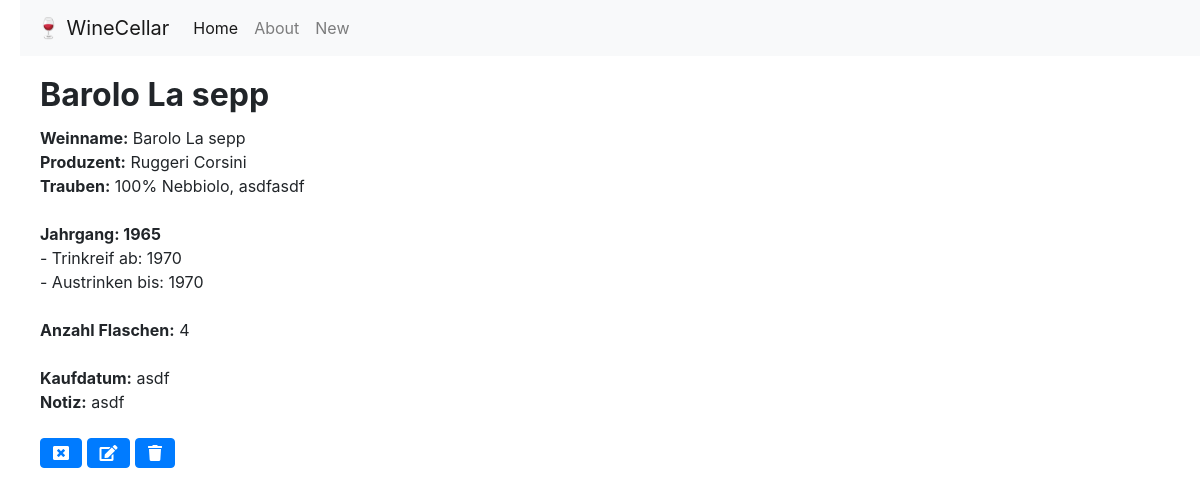
/wine/2, run on an earlier commit of the app's database.
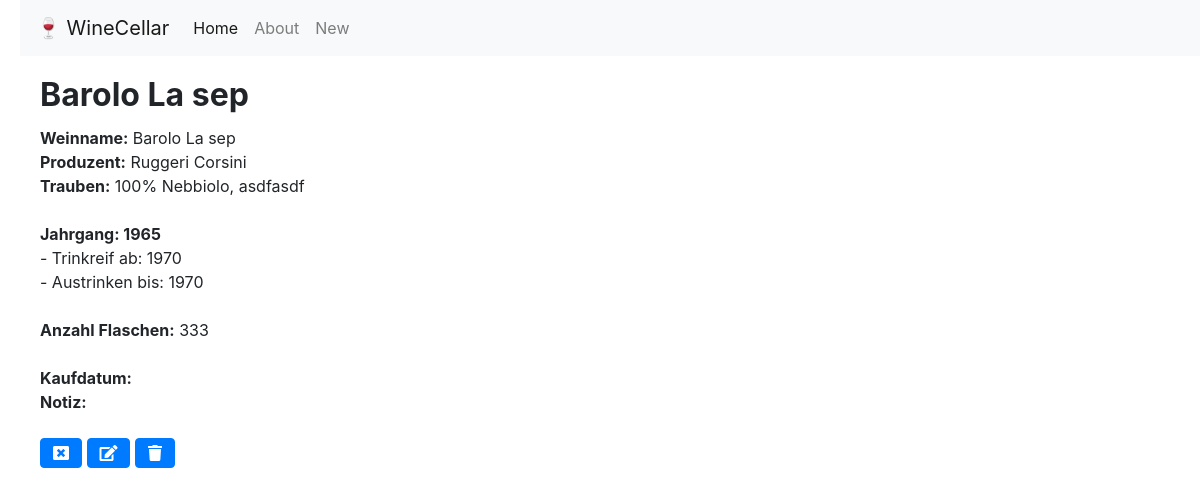
And on a later commit of the database.
### wine/models.py (models this page shows)
class Wine(models.Model):
    winename = models.CharField(max_length=200, blank=True,)
    producer = models.CharField(max_length=200, blank=True,)
    grapes = models.CharField(max_length=200, blank=True,)
    year = models.CharField(max_length=200, blank=True,)
    country = models.CharField(max_length=200, blank=True,)
    region = models.CharField(max_length=200, blank=True,)
    purchase = models.CharField(max_length=200, blank=True,)
    notes = models.CharField(max_length=400, blank=True,)
    drinkfrom = models.CharField(max_length=200, blank=True,)
    drinkto = models.CharField(max_length=200, blank=True,)
    nmbrbottles = models.IntegerField(default=0)
    entrydate = models.DateTimeField('date published', null=True,)
    editdate = models.DateTimeField(null=True,)

### wine/views.py (the view)
# urls.py: path('wine/<int:pk>', views.DetailView.as_view(), name='wine_detail'),
class DetailView(generic.DetailView):
    model = Wine
    template_name = 'wine/wine_detail.html'

### wine/templates/wine/wine_detail.html (shortened to what this page needs)
{% extends "./base.html" %}
{% block content %}
  <div class="card-body">
      <h2 class="card-title"><b>{{ wine.winename }}</b></h2>
    <div class="card-text">
        <b>Weinname:</b>      {{ wine.winename }}<br>
        <b>Produzent:</b> {{ wine.producer }}<br>
        <b>Trauben:</b> {{ wine.grapes }}<br><br>
        <b>Jahrgang: {{ wine.year }}</b><br>
           - Trinkreif ab: {{ wine.drinkfrom }}<br>
           - Austrinken bis: {{ wine.drinkto }}<br>
        <br>
        <b>Anzahl Flaschen:</b> {{ wine.nmbrbottles }}<br>
      <br>
        <b>Kaufdatum:</b> {{ wine.purchase }}<br>
        <b>Notiz:</b> {{ wine.notes }}
      <br><br>
        <a href="/wine" class="btn btn-primary"><i class="fas fa-window-close"></i></a>
        <a href="{% url 'wine:wine_edit' wine.id %}" class="btn btn-primary"><i class="fas fa-edit"></i></a>
        <a href="{% url 'wine:wine_delete' wine.id %}" class="btn btn-primary"><i class="fas fa-trash"></i></a>
  </div>
  </div>
{% endblock %}

What changed in the data, as far as the page shows it:
changed Wine "Ruggeri Corsini": winename "Barolo La sepp" → "Barolo La sep"; nmbrbottles "4" → "333"; purchase "asdf" → (not shown); notes "asdf" → (not shown)
